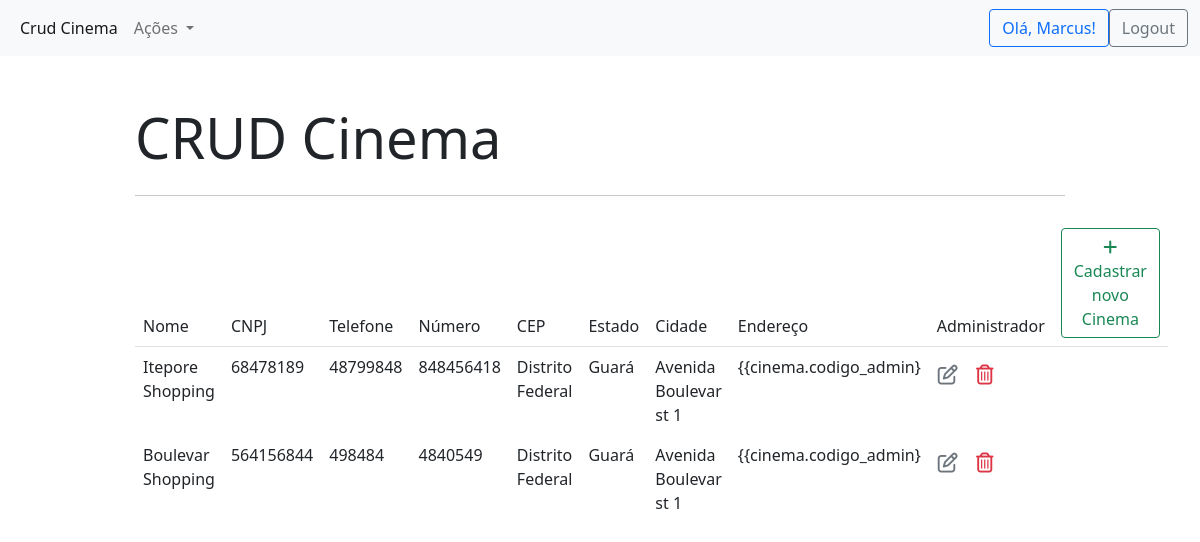
Screenshot of /cinemas/ (signed in) with the database file from the repository.
### cinema_app/models.py (models this page shows, shortened)
class Cinema(models.Model):
    cnpj = models.CharField(max_length = 18, verbose_name="CNPJ")
    nome = models.CharField(max_length=50, verbose_name="Nome do cinema")
    endereco = models.CharField(max_length=200, verbose_name="Endereço")
    cep = models.CharField(max_length=20, verbose_name="CEP")
    numero = models.CharField(max_length = 20, verbose_name="Telefone")
    cidade = models.CharField(max_length=50, verbose_name="Cidade")
    estado = models.CharField(max_length=50, verbose_name="Estado")
    codigo_admin = models.ForeignKey(Administrador, models.SET_NULL, blank=True, null=True, verbose_name="Administrador")

### cinema_app/views.py (the view)
# urls.py: path('cinemas/', views.cinema_list, name='cinema_list'),
@login_required
def cinema_list(request):
    context = {'cinema_list': Cinema.objects.all()}
    return render(request, 'cinema_app/cinema_list.html', context)

### cinema_app/templates/cinema_app/cinema_list.html (shortened to what this page needs)
{% extends "cinema_app/base.html" %}
{% block content %}
<table class="table table-borderless">
    <thead class="border-bottom font-weight-bold">
        <tr>
            <td>Nome</td>
            <td>CNPJ</td>
            <td>Telefone</td>
            <td>Número</td>
            <td>CEP</td>
            <td>Estado</td>
            <td>Cidade</td>
            <td>Endereço</td>
            <td>Administrador</td>
            <td>
                <a href="{% url 'cinema_insert'%}" class="btn btn-outline-success">
                <i class="fas fa-plus"></i> Cadastrar novo Cinema
            </a>
            </td>
        </tr>
    </thead>
    <tbody>
        {% for cinema in cinema_list %}
            <tr>
                <td>{{cinema.nome}}</td>
                <td>{{cinema.cnpj}}</td>
                <td>{{cinema.numero}}</td>
                <td>{{cinema.cep}}</td>
                <td>{{cinema.estado}}</td>
                <td>{{cinema.cidade}}</td>
                <td>{{cinema.endereco}}</td>
                <td>{{cinema.codigo_admin}</td>
                <td>
                    <a href="{% url 'cinema_update' cinema.id %}" class="btn text-secondary px-0">
                        <i class="far fa-edit fa-lg"></i>
                    </a>
                    <form action="{% url 'cinema_delete' cinema.id %}" method='POST' class="d-inline">
                        <button type="submit" class="btn">
                            <i class="far fa-trash-alt fa-lg text-danger float-right"></i>
                        </button>
                    </form>
                </td>
            </tr>
        {% endfor %}
    </tbody>
</table>
{% endblock content %}

### cinema_app/templates/cinema_app/base.html (shortened to what this page needs)
{% load static %}
<!DOCTYPE html>
<html lang="en">
<head>
    <link href="https://cdn.jsdelivr.net/npm/bootstrap@5.1.2/dist/css/bootstrap.min.css" rel="stylesheet">
    <link rel="stylesheet" href="https://cdnjs.cloudflare.com/ajax/libs/font-awesome/6.0.0-beta2/css/all.min.css">
    <link rel="stylesheet" href="{% static 'style.css' %}">
</head>
<body>
    <nav class="navbar navbar-expand-lg navbar-light bg-light">
        <div class="container-fluid">
          <div class="collapse navbar-collapse" id="navbarSupportedContent">
            <ul class="navbar-nav me-auto mb-2 mb-lg-0">
              <li class="nav-item">
                <a class="nav-link active" aria-current="page" href="/">Crud Cinema</a>
              </li>
              <li class="nav-item dropdown">
                <a class="nav-link dropdown-toggle" href="#" id="navbarDropdown" role="button" data-bs-toggle="dropdown" aria-expanded="false">
                  Ações
                </a>
              </li>
            </ul>
            {% if user.is_authenticated %}
            <ul class="navbar-nav mb-2 mb-lg-0">
              <li class="nav-item">
                <a class="btn btn-outline-primary mr-10" href="/login/">Olá, {{user.username}}!</a>
              </li>
              <li class="nav-item">
                <a class="btn btn-outline-secondary" href="/logout/">Logout</a>
              </li>
            </ul>
            {% endif %}
          </div>
        </div>
      </nav>
    <div class="container">
        <div class="col-md-10 offset-md-1 mt-5">
            <div class="jumbotron">
                <h1 class="display-4">CRUD Cinema</h1>
                <hr class="my-4">
                {%block content %}
                {% endblock content %}
              </div>
        </div>
    </div>
</body>
</html>

### rows the page displays
Cinema: nome "Itepore Shopping", cnpj "68478189", numero "48799848", cep "848456418", estado "Distrito Federal", cidade "Guará", endereco "Avenida Boulevar st 1"
Cinema: nome "Boulevar Shopping", cnpj "564156844", numero "498484", cep "4840549", estado "Distrito Federal", cidade "Guará", endereco "Avenida Boulevar st 1"

### other values shown
{{ user.username }} "Marcus"
